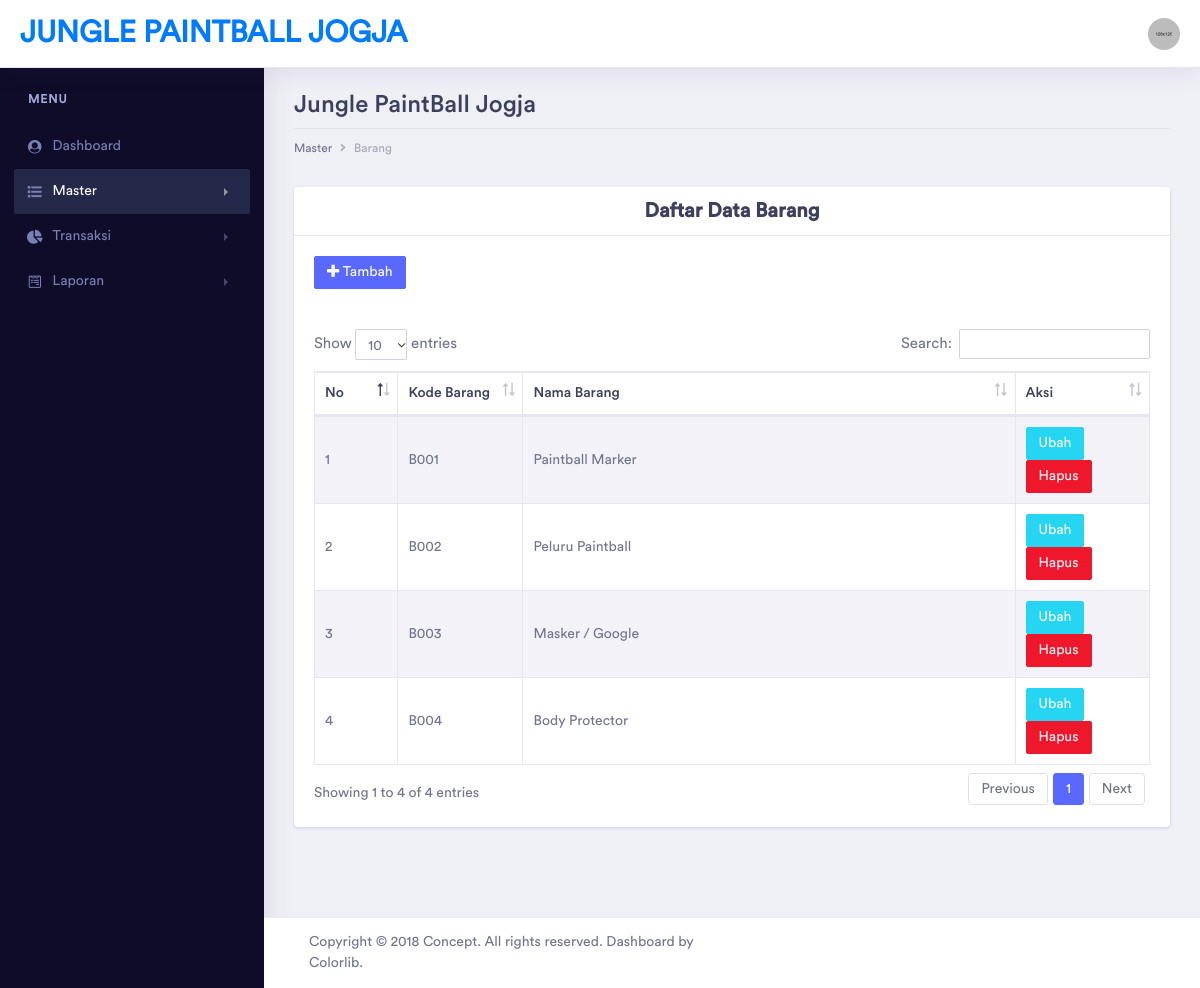
The page /admin/barang.php (signed in) on the database its author committed.
### tables this page shows
CREATE TABLE `barang` (
  `kode_barang` varchar(10) NOT NULL,
  `nama_barang` varchar(50) NOT NULL,
  `stok` int(11) NOT NULL
);

### admin/barang.php (the view, shortened to what this page needs)
<?php
    include ("../koneksi/koneksi.php");
?>
<!DOCTYPE html>
<html lang="en">
<head>
    <link rel="stylesheet" href="../assets/vendor/bootstrap/css/bootstrap.min.css">
    <link href="../assets/vendor/fonts/circular-std/style.css" rel="stylesheet">
    <link rel="stylesheet" href="../assets/libs/css/style.css">
    <link rel="stylesheet" href="../assets/vendor/fonts/fontawesome/css/fontawesome-all.css">
    <link rel="stylesheet" type="text/css" href="../assets/vendor/datatables/css/dataTables.bootstrap4.css">
    <link rel="stylesheet" type="text/css" href="../assets/vendor/datatables/css/buttons.bootstrap4.css">
    <link rel="stylesheet" type="text/css" href="../assets/vendor/datatables/css/select.bootstrap4.css">
    <link rel="stylesheet" type="text/css" href="../assets/vendor/datatables/css/fixedHeader.bootstrap4.css">
</head>
<body>
    <div class="dashboard-main-wrapper">
        <div class="dashboard-header">
            <nav class="navbar navbar-expand-lg bg-white fixed-top">
                <a class="navbar-brand" href="../admin/index.php">jungle paintball jogja</a>
                <div class="collapse navbar-collapse " id="navbarSupportedContent">
                    <ul class="navbar-nav ml-auto navbar-right-top">
                        <li class="nav-item dropdown nav-user">
                            <a class="nav-link nav-user-img" href="#" id="navbarDropdownMenuLink2" data-toggle="dropdown" aria-haspopup="true" aria-expanded="false"><img src="../assets/images/avatar-1.jpg" alt="" class="user-avatar-md rounded-circle"></a>
                        </li>
                    </ul>
                </div>
            </nav>
        </div>
        <div class="nav-left-sidebar sidebar-dark">
            <div class="menu-list">
                <nav class="navbar navbar-expand-lg navbar-light">
                    <div class="collapse navbar-collapse" id="navbarNav">
                        <ul class="navbar-nav flex-column">
                            <li class="nav-divider">
                                Menu
                            </li>
                            <li class="nav-item ">
                                <a class="nav-link" href="../admin/index.php" data-toggle="" aria-expanded="false" data-target="" aria-controls=""><i class="fa fa-fw fa-user-circle"></i>Dashboard <span class="badge badge-success">6</span></a>
                            </li>
                            <li class="nav-item">
                                <a class="nav-link active" href="#" data-toggle="collapse" aria-expanded="false" data-target="#submenu-1" aria-controls="submenu-1"><i class="fa fa-fw fa-list"></i>Master</a>
                            </li>
                            <li class="nav-item">
                                <a class="nav-link" href="#" data-toggle="collapse" aria-expanded="false" data-target="#submenu-2" aria-controls="submenu-2"><i class="fas fa-fw fa-chart-pie"></i>Transaksi</a>
                            </li>
                            <li class="nav-item ">
                                <a class="nav-link" href="#" data-toggle="collapse" aria-expanded="false" data-target="#submenu-3" aria-controls="submenu-3"><i class="fab fa-fw fa-wpforms"></i>Laporan</a>
                            </li>
                        </ul>
                    </div>
                </nav>
            </div>
        </div>
        <div class="dashboard-wrapper">
            <div class="container-fluid dashboard-content ">
                <div class="row">
                    <div class="col-xl-12 col-lg-12 col-md-12 col-sm-12 col-12">
                        <div class="page-header">
                            <h2 class="pageheader-title">Jungle PaintBall Jogja</h2>
                            <div class="page-breadcrumb">
                                <nav aria-label="breadcrumb">
                                    <ol class="breadcrumb">
                                        <li class="breadcrumb-item active" aria-current="page">Master</li>
                                        <li class="breadcrumb-item"><a href="../admin/barang.php" class="breadcrumb-link">Barang</a></li>
                                    </ol>
                                </nav>
                            </div>
                        </div>
                    </div>
                </div>
                <div class="row">
                    <div class="col-xl-12 col-lg-12 col-md-12 col-sm-12 col-12">
                        <div class="card">
                            <div class="card-header">
                                <h3 class="m-0 font-weight-bold text-gray-100 text-center">Daftar Data Barang</h3>
                            </div>
                            <div class="card-body">
                                <a href="../admin/tambah_barang.php" class="btn btn-icon-split btn-primary btn-sm">
                                    <span class="icon text-white-100">
                                        <i class="fas fa-plus"></i>
                                    </span>
                                    <span class="text">Tambah</span>
                                </a>
                            </div>
                            <div class="card-body">
                                <div class="table-responsive">
                                    <table id="example" class="table table-striped table-bordered first" style="width:100%">
                                        <thead>
                                            <tr>
                                                <th style="width: 10%">No</th>
                                                <th style="width: 15%">Kode Barang</th>
                                                <th>Nama Barang</th>
                                                <th style="width: 16%">Aksi</th>
                                            </tr>
                                        </thead>
                                        <tbody>
                                            <?php
                                                $sql = mysqli_query($con, "SELECT * FROM barang ORDER BY kode_barang ASC");
                                                $no = 1;
                                                while ($tampil = mysqli_fetch_array($sql)) {
                                            ?>
                                                <tr>
                                                    <td><?php echo $no++; ?></td>
                                                    <td><?php echo $tampil['kode_barang']; ?></td>
                                                    <td><?php echo $tampil['nama_barang']; ?></td>
                                                    <td>
                                                        <a href="../admin/ubah_barang.php?kode_barang=<?php echo $tampil['kode_barang'] ?>"><button class="btn btn-info btn-sm">Ubah</button></a>
                                                        <a onclick="return confirm('Yakin Ingin Menghapus ?')" href="../admin/hapus_barang.php?kode_barang=<?php echo $tampil['kode_barang'] ?>"><button class="btn btn-danger btn-sm">Hapus</button></a>
                                                    </td>
                                                </tr>
                                            <?php } ?>
                                        </tbody>
                                    </table>
                                </div>
                            </div>
                        </div>
                    </div>
                </div>
            </div>
            <div class="footer">
                <div class="container-fluid">
                    <div class="row">
                        <div class="col-xl-6 col-lg-6 col-md-6 col-sm-12 col-12">
                             Copyright © 2018 Concept. All rights reserved. Dashboard by <a href="https://colorlib.com/wp/">Colorlib</a>.
                        </div>
                    </div>
                </div>
            </div>
        </div>
    </div>
</body>
</html>

### rows shown on the page
barang: kode_barang "B001", nama_barang "Paintball Marker"
barang: kode_barang "B002", nama_barang "Peluru Paintball"
barang: kode_barang "B003", nama_barang "Masker / Google"
barang: kode_barang "B004", nama_barang "Body Protector"
